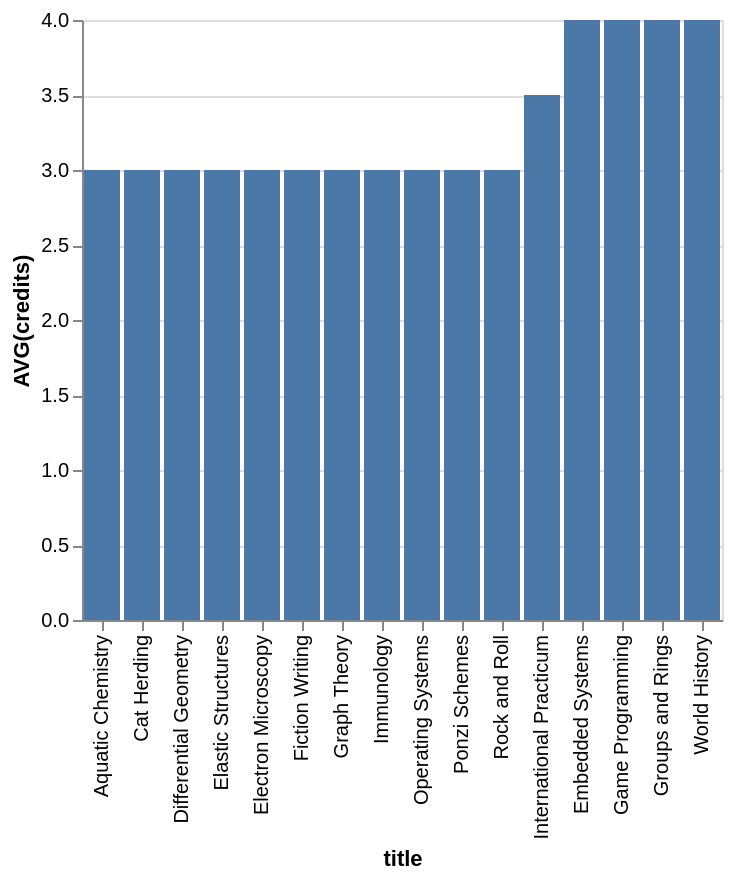

Write a Vega-Lite specification for this figure.
### Vega-Lite specification from a JSON file in a GitHub repository (floating-point values rounded to 4 significant figures)
{"data": {"values": [{"x_data": "Aquatic Chemistry", "y_data": 3}, {"x_data": "Cat Herding", "y_data": 3}, {"x_data": "Differential Geometry", "y_data": 3}, {"x_data": "Elastic Structures", "y_data": 3}, {"x_data": "Electron Microscopy", "y_data": 3}, {"x_data": "Embedded Systems", "y_data": 4}, {"x_data": "Fiction Writing", "y_data": 3}, {"x_data": "Game Programming", "y_data": 4}, {"x_data": "Graph Theory", "y_data": 3}, {"x_data": "Groups and Rings", "y_data": 4}, {"x_data": "Immunology", "y_data": 3}, {"x_data": "International Practicum", "y_data": 3.5}, {"x_data": "Operating Systems", "y_data": 3}, {"x_data": "Ponzi Schemes", "y_data": 3}, {"x_data": "Rock and Roll", "y_data": 3}, {"x_data": "World History", "y_data": 4}]}, "mark": "bar", "encoding": {"x": {"field": "x_data", "type": "nominal", "title": "title", "sort": {"op": "sum", "field": "y_data", "order": "ascending"}}, "y": {"field": "y_data", "type": "quantitative", "title": "AVG(credits)"}}}
